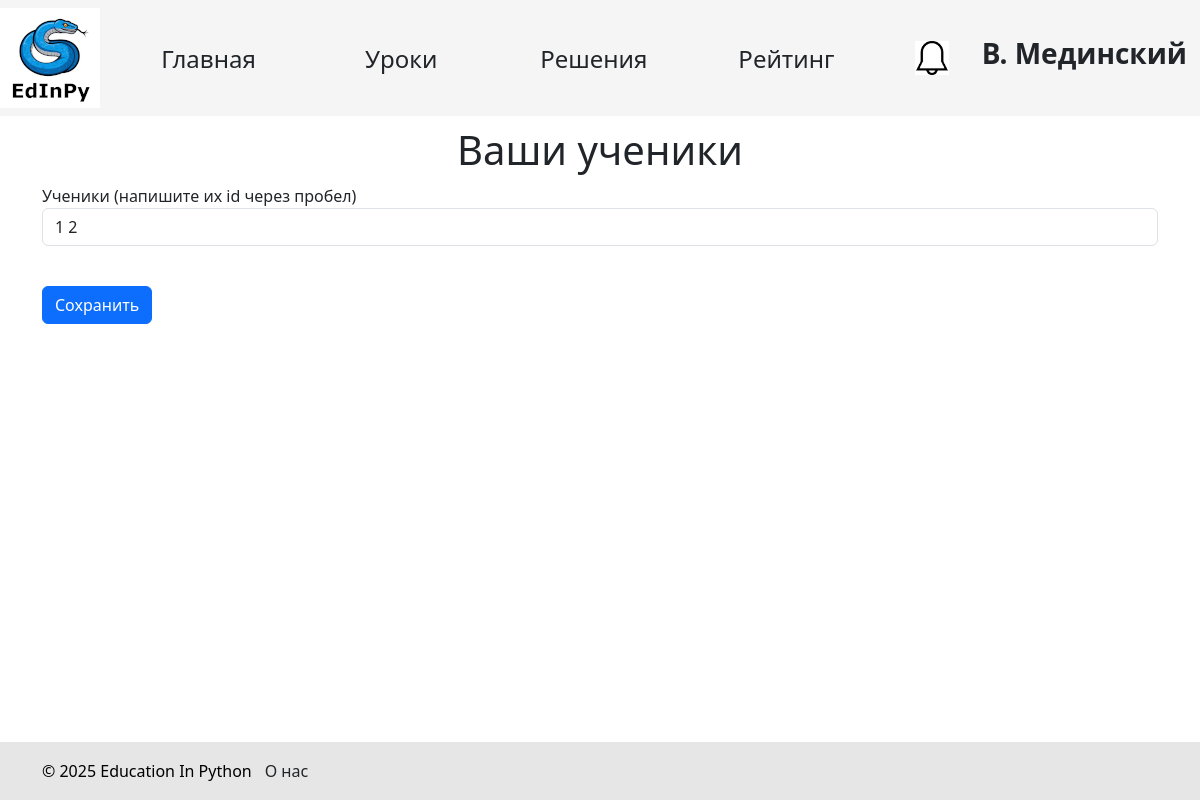
/change_students (signed in), run on the app's committed database.
### data/teachers.py (models this page shows, shortened)
class Teacher(SqlAlchemyBase, UserMixin):
    __tablename__ = 'teachers'
    id = sqlalchemy.Column(sqlalchemy.Integer, primary_key=True, autoincrement=True)
    name = sqlalchemy.Column(sqlalchemy.String, nullable=True)
    surname = sqlalchemy.Column(sqlalchemy.String, nullable=True)
    age = sqlalchemy.Column(sqlalchemy.Integer, nullable=True)
    email = sqlalchemy.Column(sqlalchemy.String, index=True, unique=True, nullable=False)
    students = sqlalchemy.Column(sqlalchemy.String, index=True, unique=True, nullable=False)
    hashed_password = sqlalchemy.Column(sqlalchemy.String, nullable=False)
    image_name = sqlalchemy.Column(sqlalchemy.Text, nullable=True, unique=True)
    student = orm.relationship("Student")
    def has_notifications(self):
        with create_session() as db_sess:
            result = db_sess.query(TeacherNotification).filter(TeacherNotification.teacher_id == current_user.id,
                                                               TeacherNotification.is_read == False).first()
            return result is not None

### main.py (the view, shortened to what this page needs)
@app.route('/change_students', methods=['POST', 'GET'])
def change_students():
    if current_user.__class__ != Teacher:
        return redirect('/')
    form = ChangeStudents()
    with db_session.create_session() as db_sess:
        teacher = db_sess.query(Teacher).filter(Teacher.id == current_user.id).first()
        form.students.data = teacher.students
        return render_template('change_students.html', form=form)

### forms/teacher.py
class ChangeStudents(FlaskForm):
    students = StringField('Ученики (напишите их id через пробел)')
    submit = SubmitField('Сохранить')

### data/db_session.py (called while the page is built)
def create_session() -> Session:
    global __factory
    return __factory()

### main.py (called while the page is built)
@login_manager.user_loader
def load_user(id):
    try:
        id, cl = id.split("|")
        if cl not in USER_CLASSES:
            raise Exception
        with db_session.create_session() as db_sess:
            return Session.get(entity=USER_CLASSES[cl], ident=id, self=db_sess)  # создание сессии
    except Exception:
        return None

### templates/change_students.html (shortened to what this page needs)
{% extends "base.html" %}{% block content %}
<h1>Ваши ученики</h1>
<form action="" method="post">
    <p>
        {{ form.students.label }}<br>
        {{ form.students(class="form-control") }}<br>
    </p>
    <p>{{ form.submit(type="submit", class="btn btn-primary") }}</p>
</form>
{% endblock %}

### templates/base.html (shortened to what this page needs)
<!DOCTYPE html>
<html lang="ru">
  <head>
    <link
      href="https://cdn.jsdelivr.net/npm/bootstrap@5.3.3/dist/css/bootstrap.min.css"
      rel="stylesheet"
    />
    <link rel="stylesheet" href="../static/css/style.css" />
    <link rel="stylesheet" href="../static/css/base.css" />
  </head>
  <body>
    <header>
      <nav class="navbar navbar-light">
        <div class="logo">
          <a href="/">
            <img src="{{url_for('static', filename='edinpy.png')}}" />
          </a>
        </div>
        <div class="nav_buttons">
          <a href="/" type="button" class="btn main_page">Главная</a>
          <a href="/lessons" type="button" class="btn lessons">Уроки</a>
          {% if current_user.is_authenticated and
          current_user.__class__.__name__ == 'Teacher' %}
          <a href="/check_solutions" type="button" class="btn solutions"
            >Решения</a
          >
          {% endif %}
          <a href="/rating" type="button" class="btn rating">Рейтинг</a>
        </div>
        <div class="account">
          {% if current_user.is_authenticated %}
          <div class="notifications">
            {% if current_user.__class__.__name__ in ['Student', 'Teacher'] and
            current_user.has_notifications() %}
            <a href="/notifications">
              <img src="{{ url_for('static', filename='bell_black.png') }}" />
            </a>
            {% else %}
            <a href="/notifications"
              ><img src="{{ url_for('static', filename='bell_white.png') }}"
            /></a>
            {% endif %}
          </div>
          <div class="profile_user">
            <a href="/profile" class="btn"
              ><h3>
                <b>{{ current_user.name[0] }}. {{ current_user.surname }}</b>
              </h3></a
            >
          </div>
          {% endif %}
        </div>
      </nav>
    </header>
    <main role="main" class="container">{% block content %}{% endblock %}</main>
    <br /><br /><br /><br />
    <div id="footer">
      <div class="container ms-auto">
        <p>&copy; 2025 Education In Python</p>
        <a href="/about_us" class="btn about_us">О нас</a>
      </div>
    </div>
  </body>
</html>

### static/css/style.css (style rules this page uses)
h1 { text-align: center; margin: 10px auto; }

### static/css/base.css (style rules this page uses)
nav { background-color: rgb(245, 245, 245); }
.logo { align-self: flex-start; background-color: rgb(245, 245, 245); }
div.nav_buttons { flex-grow: 1; display: flex; justify-content: space-evenly; flex-wrap: wrap; }
nav > div.nav_buttons a.main_page, nav > div.nav_buttons a.lessons, nav > div.nav_buttons a.solutions, nav > div.nav_buttons a.rating { width: 7em; height: 2em; font-size: 150%; }
div.notifications { width: 33.75px; align-self: center; margin: 0 20px; }
div.notifications img { width: 100%; background-color: rgb(245, 245, 245); }
.account { display: flex; justify-content: end; }
#footer { position: fixed; left: 0; bottom: 0; padding: 10px; background: rgb(230, 230, 230); color: black; width: 100%; }
#footer .container { display: flex; flex-direction: row; justify-content: start; }
#footer .container p { margin: 0; align-self: center; }

### data on the page
Teacher: name "В", surname "Мединский", students "1 2"
